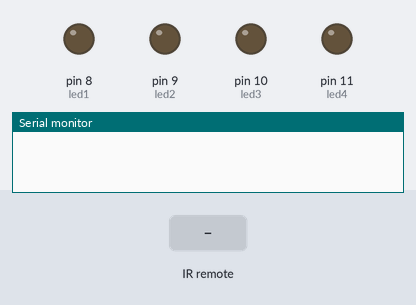
Recording of a sketch running on a simulated Arduino Uno, built with avr-gcc and run on an emulated ATmega328P. On the bench: output pins drawn as LEDs (lit = HIGH), the last lines printed to the serial monitor. Dashed ring = blinking. The test bench sets the inputs (shaded band).

Above: at 1.2 s.
1.3 s: infrared code 0xFFA25D received
At 1.4 s:
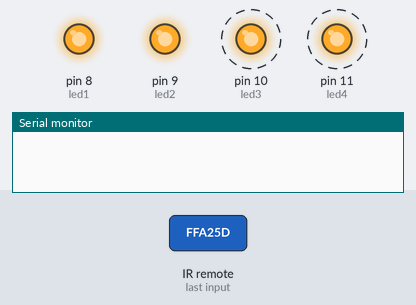
4.3 s: infrared code 0xFF7A85 received
At 5.2 s:
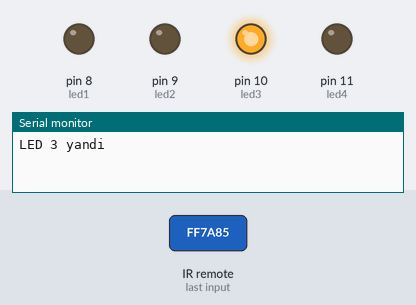
5.8 s: infrared code 0xFF30CF received
At 6.3 s:
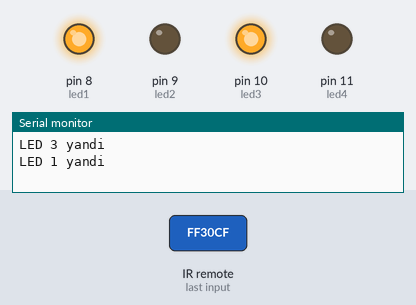
7.3 s: infrared code 0xFF18E7 received
At 8.5 s:
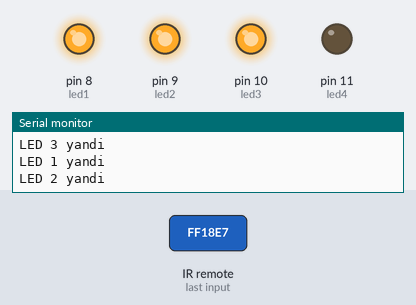
8.8 s: infrared code 0xFF30CF received
At 9.8 s:
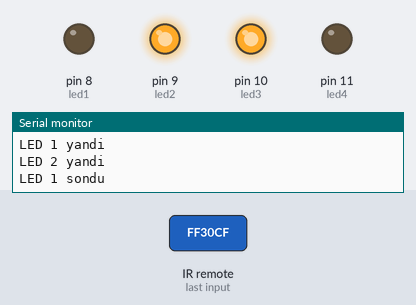
10.3 s: infrared code 0xFF10EF received
At 10.9 s:
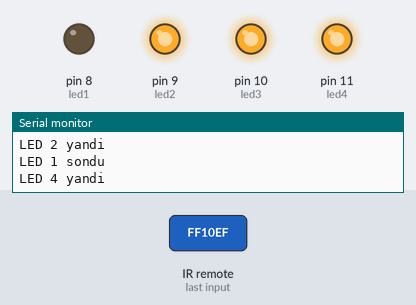
Timing chart, 0 to 12.8 s (numbered marks = the images above; inputs shaded):
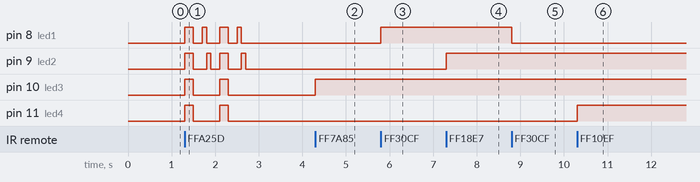

The sketch:

1111111.ino
```cpp
#include <IRremote.h>

int RECV_PIN = 12;
IRrecv irrecv(RECV_PIN);
decode_results results;

#define BUTON0 0xFF6897
#define BUTON1 0xFF30CF
#define BUTON2 0xFF18E7
#define BUTON3 0xFF7A85
#define BUTON4 0xFF10EF
#define BUTON5 0xFF38C7
#define BUTONOFF 0xFFA25D

int led1 = 8;
int led2 = 9;
int led3 = 10;
int led4 = 11;

void setup() {
  pinMode(led1, OUTPUT);
  pinMode(led2, OUTPUT);
  pinMode(led3, OUTPUT);
  pinMode(led4, OUTPUT);
  Serial.begin(9600);
  irrecv.enableIRIn();
}
void loop() {

  if (irrecv.decode(&results)) {
    if (results.value == BUTONOFF) {
      digitalWrite(led1, HIGH);
      digitalWrite(led2, HIGH);
      digitalWrite(led3, HIGH);
      digitalWrite(led4, HIGH);
      delay(200);
      digitalWrite(led1, LOW);
      digitalWrite(led2, LOW);
      digitalWrite(led3, LOW);
      digitalWrite(led4, LOW);
      delay(200);
      digitalWrite(led1, HIGH);
      delay(100);
      digitalWrite(led2, HIGH);
      digitalWrite(led1, LOW);
      delay(100);
      digitalWrite(led1, LOW);
      digitalWrite(led2, LOW);
      digitalWrite(led3, LOW);
      digitalWrite(led4, LOW);
       delay(200);
       digitalWrite(led1, HIGH);
      digitalWrite(led2, HIGH);
      digitalWrite(led3, HIGH);
      digitalWrite(led4, HIGH);
      delay(200);
      digitalWrite(led1, LOW);
      digitalWrite(led2, LOW);
      digitalWrite(led3, LOW);
      digitalWrite(led4, LOW);
      delay(200);
      digitalWrite(led1, HIGH);
      delay(100);
      digitalWrite(led2, HIGH);
      digitalWrite(led1, LOW);
      delay(100);
      digitalWrite(led1, LOW);
      digitalWrite(led2, LOW);
      digitalWrite(led3, LOW);
      digitalWrite(led4, LOW);


    }
    if (results.value == BUTON1) {
      digitalWrite(led1, !digitalRead(led1));
      if (digitalRead(led1) == HIGH) {
        Serial.println("LED 1 yandi");
      } else {
        Serial.println("LED 1 sondu");
      }
    }
    if (results.value == BUTON2) {
      digitalWrite(led2, !digitalRead(led2));
      if (digitalRead(led2) == HIGH) {
        Serial.println("LED 2 yandi");
      } else {
        Serial.println("LED 2 sondu");
      }
    }
    if (results.value == BUTON3) {
      digitalWrite(led3, !digitalRead(led3));
      if (digitalRead(led3) == HIGH) {
        Serial.println("LED 3 yandi");
      } else {
        Serial.println("LED 3 sondu");
      }
    }
    if (results.value == BUTON4) {
      digitalWrite(led4, !digitalRead(led4));
      if (digitalRead(led4) == HIGH) {
        Serial.println("LED 4 yandi");
      } else {
        Serial.println("LED 4 sondu");
      }
    }
    if (results.value == BUTON5) {
      digitalWrite(led1, LOW);
      digitalWrite(led2, LOW);
      digitalWrite(led3, LOW);
      digitalWrite(led4, LOW);
      Serial.println("Tum LED'ler sondu");
    }
    if (results.value == BUTON0) {
      digitalWrite(led1, HIGH);
      digitalWrite(led2, HIGH);
      digitalWrite(led3, HIGH);
      digitalWrite(led4, HIGH);
      Serial.println("Tum LED'ler yandi");
    }
    irrecv.resume();
  }
}
```

Measured:
- after the input at 1.3 s, pin 8 (led1): LOW → HIGH at once, → LOW 0.20 s later, → HIGH 0.20 s later, → LOW 0.10 s later, … (8 changes in this stretch); pin 9 (led2): LOW → HIGH at once, → LOW 0.20 s later, → HIGH 0.30 s later, → LOW 0.10 s later, … (8 changes in this stretch)
- after the input at 4.3 s, pin 10 (led3): LOW → HIGH at once
- after the input at 5.8 s, pin 8 (led1): LOW → HIGH at once
- after the input at 7.3 s, pin 9 (led2): LOW → HIGH at once
- after the input at 8.8 s, pin 8 (led1): HIGH → LOW at once
- after the input at 10.3 s, pin 11 (led4): LOW → HIGH at once
